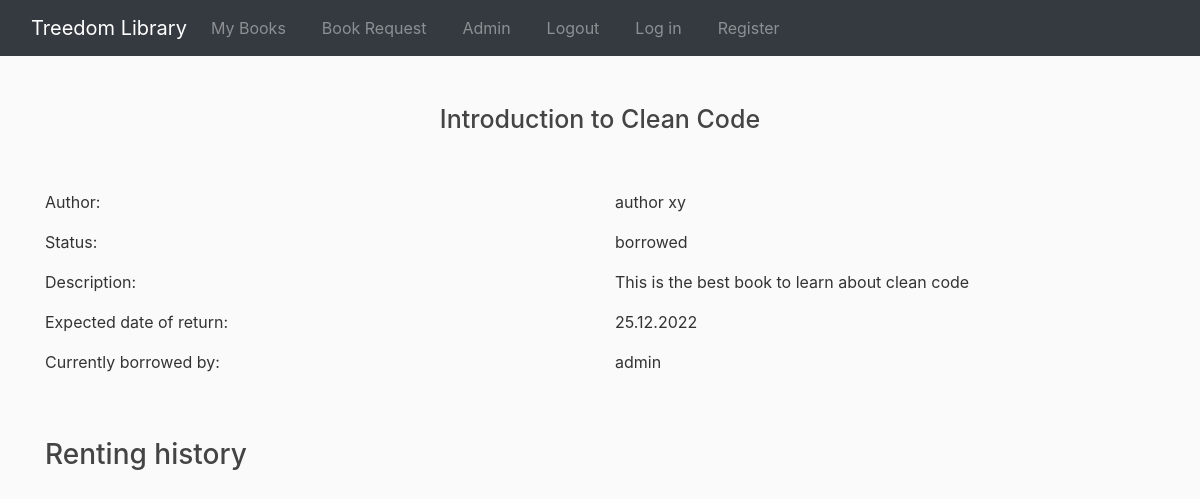
/book?id=2, run on an earlier commit of the app's database.
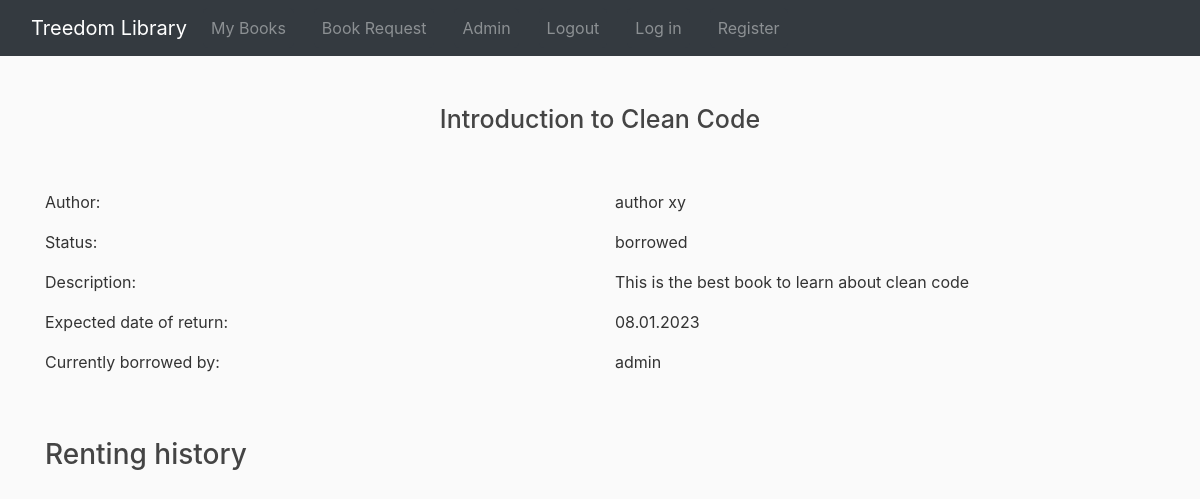
And on a later commit of the database.
### models.py (models this page shows, shortened)
class Book (db.Model):
    __tablename__ = 'book'
    id = db.Column(db.Integer, primary_key=True)
    title = db.Column(db.String(120), nullable=False)
    author = db.Column(db.String(120), nullable=False)
    description = db.Column(db.String(500), nullable=False)
    status = db.Column(Enum(Status))
    rentals = relationship('Rental')
    users = db.relationship('User', secondary=reading_list, backref='users')

class Rental(db.Model):
    __tablename__ = 'rental'
    id = db.Column(db.Integer, primary_key=True)
    book_id = db.Column(db.Integer, db.ForeignKey(Book.id))
    user_id = db.Column(db.Integer, db.ForeignKey(User.id))
    borrow_date = db.Column(DateTime, nullable=False)
    due_date = db.Column(DateTime, nullable=False)
    return_date = db.Column(DateTime, nullable=True)
    extended = db.Column(Boolean, nullable=False)

class User(db.Model):
    __tablename__ = 'user'
    id = db.Column(db.Integer, primary_key=True)
    username = db.Column(db.String(80), nullable=False)
    email = db.Column(db.String(120), unique=True, nullable=False)
    password = db.Column(db.String(), nullable=False)
    role = db.Column(Enum(Roles))
    rentals = relationship('Rental')
    books = db.relationship('Book', secondary=reading_list, backref='books')

### routes/book.py (the view)
@book_routes.route("/book", methods=['GET'])
def book_details():
    id= int(request.args.get('id'))
    book = db.session.query(Book).filter_by(id=id).first()
    if book is not None:
        current_owner, due_date = None, None
        if book.status == Status.borrowed:
            rental = db.session.query(Rental).filter_by(book_id = book.id, return_date = None).one_or_404()
            due_date = rental.due_date
            current_owner = db.session.query(User).filter_by(id=rental.user_id).one_or_404().username
        return make_response(render_template("book.html", book=book, current_owner=current_owner, due_date=due_date ))
    else:
        flash('The book you are looking for does not exist.', 'error')
    return make_response(redirect(url_for('home')))

### routes/auth.py (called while the page is built)
@current_app.after_request
def refresh_expiring_jwts(response):
    try:
        exp_timestamp = get_jwt()["exp"]
        now = datetime.datetime.now(datetime.timezone.utc)
        target_timestamp = datetime.datetime.timestamp(now + datetime.timedelta(minutes=3))
        if target_timestamp > exp_timestamp:
            access_token = create_access_token(identity=get_jwt_identity())
            set_access_cookies(response, access_token)
        return response
    except (RuntimeError, KeyError):
        return response

### templates/book.html
{% extends 'layout.html' %}
{% block content %}
<h1 class="text-center"> {{ book.title }}</h1>
<br>
<br>
<div class="row">
    <div class="col">
        <p>Author:</p>
        <p>Status:</p>
        <p>Description:</p>
        {% if book.status.name == 'borrowed' %}
            <p>Expected date of return:</p>
            <p>Currently borrowed by:</p>
        {% endif %}
    </div>
    <div class="col">
        <p>{{book.author}}</p>
        <p>{{book.status.name}}</p>
        <p>{{book.description}}</p>
        {% if book.status.name == 'borrowed' %}
            <p>{{due_date.strftime('%d.%m.%Y')}}</p>
            <p>{{current_owner}}</p>
        {% endif %}
    </div>
</div>
<br>
<br>
<h3>Renting history</h3>
</div>
{% endblock content %}

### templates/layout.html (shortened to what this page needs)
<!DOCTYPE html>
<head>
    <link rel="stylesheet" href="https://cdn.jsdelivr.net/npm/bootstrap@4.3.1/dist/css/bootstrap.min.css">
    <link rel="stylesheet" type="text/css" href="{{ url_for('static', filename='main.css')}}">
</head>
<body>
    <nav class="navbar navbar-expand-lg navbar-dark bg-dark">
        <div class="container-fluid">
          <a class="navbar-brand" href="/">Treedom Library</a>
          <div class="collapse navbar-collapse" id="navbarNav">
            <ul class="navbar-nav">
              <li class="nav-item">
                <form method="GET" action="/my-books" class="form-btn">
                  <button id="form-btn" class="nav-link" type="submit">My Books</button>
                </form>
              </li>
              <li class="nav-item">
                <form method="GET" action="/book-request" class="form-btn">
                  <button id="form-btn" class="nav-link" type="submit">Book Request</button>
                </form>
              </li>
              <li class="nav-item">
                <form method="GET" action="/admin" class="form-btn">
                  <button id="form-btn" class="nav-link" type="submit">Admin</button>
                </form>
                </li>
              <li class="nav-item">
                <form method="POST" action="/auth/logout">
                  <button  id="form-btn" class="nav-link" type="submit">Logout</button>
                </form>
              </li>
              <li class="nav-item">
                <form method="GET" action="/auth/login" class="form-btn">
                  <button id="form-btn" class="nav-link" type="submit">Log in</button>
                </form>
              </li>
              <li class="nav-item">
                <form method="GET" action="/auth/register" class="form-btn">
                  <button id="form-btn" class="nav-link" type="submit">Register</button>
                </form>
              </li>
            </ul>
          </div>
        </div>
      </nav>
      <main role="main" class="container">
        <br>
        <div>
        <br>
        {% block content %}{% endblock %}
      </main>
  </body>
</html>

### static/main.css (style rules this page uses)
body { background: #fafafa; color: #333333; }
h1, h2, h3, h4, h5, h6 { color: #444444; }
h1 { font-size: 25px; }
#form-btn { background-color: #343a40; color: #8c9093; border: none; border-radius: 5px; width: fit-content; margin-right: 20px; }
form { display: inline-block; padding: 0; }

What changed in the data, as far as the page shows it:
changed Rental: strftime "25.12.2022" → "08.01.2023"
